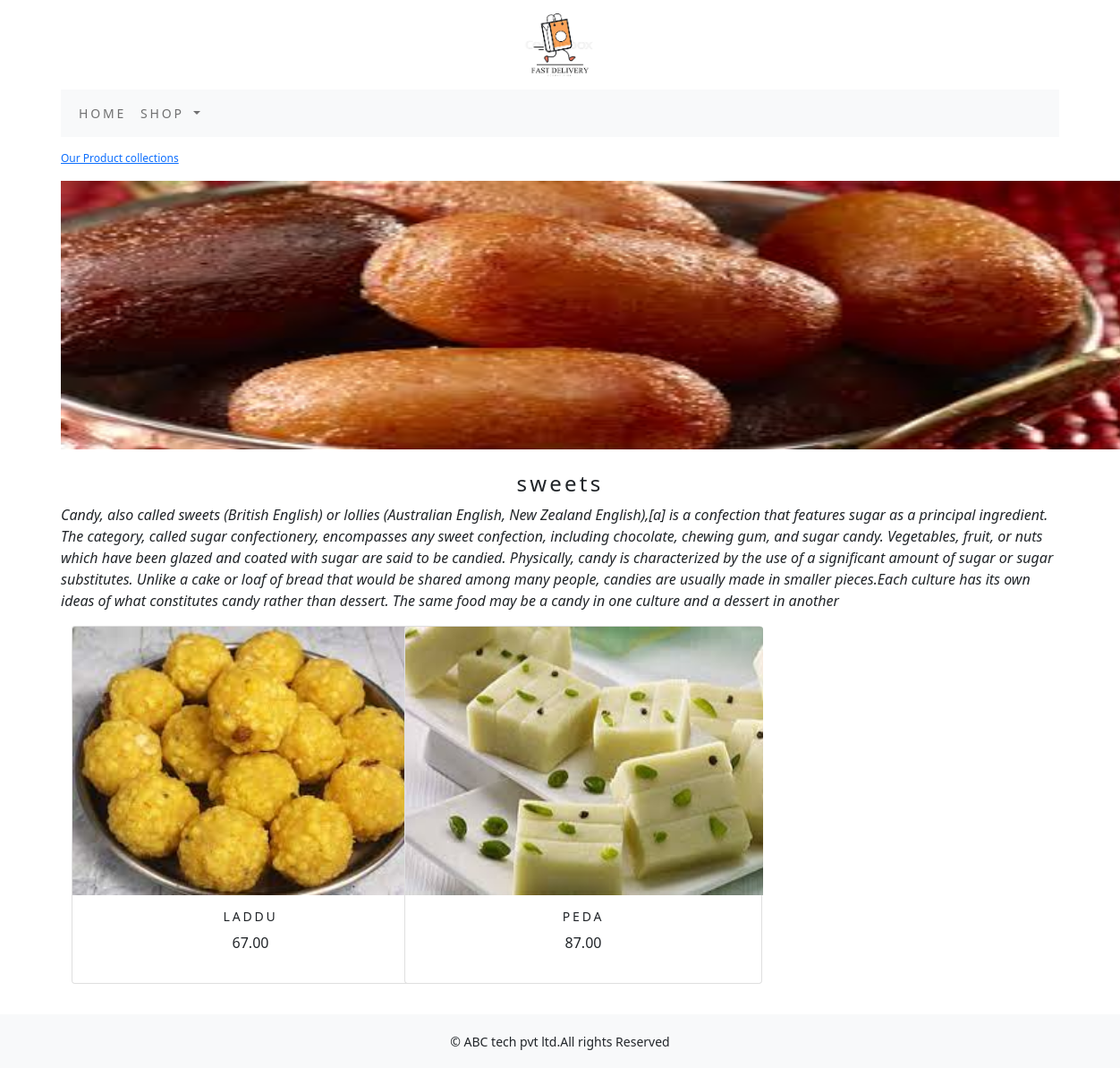
The page /ecommerce/sweets/ on the database its author committed.
### ecommerceapp/models.py (models this page shows, shortened)
class Category(models.Model):
    name=models.CharField(max_length=250,unique=True)
    slug=models.SlugField(max_length=250,unique=True)
    description=models.TextField(blank=True)
    image=models.ImageField(upload_to='category',blank=True)
    class Meta:
        ordering=('name',)
        verbose_name='category'
        verbose_name_plural='categories'
    def get_url(self):
        return reverse('ecommerceapp:product_by_category',args=[self.slug])

class Product(models.Model):
    name=models.CharField(max_length=250,unique=True)
    slug=models.SlugField(max_length=250,unique=True)
    description = models.TextField(blank=True)
    price=models.DecimalField(max_digits=10,decimal_places=2)
    category=models.ForeignKey(Category,on_delete=models.CASCADE)
    image = models.ImageField(upload_to='product', blank=True)
    stock=models.IntegerField()
    available=models.BooleanField(default=True)
    created=models.DateTimeField(auto_now_add=True)
    updated=models.DateTimeField(auto_now=True)
    def get_url(self):
       return reverse('ecommerceapp:prodCatdetail',args=[self.category.slug,self.slug])
    class Meta:
        ordering = ('name',)
        verbose_name = 'product'
        verbose_name_plural = 'products'

### ecommerceapp/views.py (the view)
# urls.py: path('',views.allProdCat,name='allProdCat'),
def allProdCat(request,c_slug=None):
    c_page=None
    products_list=None
    if c_slug!=None:
        c_page=get_object_or_404(Category,slug=c_slug)
        products_list=Product.objects.all().filter(category=c_page,available=True)
    else:
        products_list=Product.objects.all().filter(available=True)
    paginator=Paginator(products_list,6)
    try:
        page=int(request.GET.get('page','1'))
    except:
        page=1
    try:
        products=paginator.page(page)
    except (EmptyPage,InvalidPage):
        products=paginator.page(paginator.num_pages)
    return render(request,"category.html",{'category':c_page,'products':products})

### cart/context_processors.py (called while the page is built)
def counter(request):
    item_count=0
    if 'admin' in request.path:
        return {}
    else:
        try:
            cart=Cart.objects.filter(cart_id=_cart_id(request))
            cart_items=CartItem.objects.all().filter(cart=cart[:1])
            for cart_item in cart_items:
                item_count +=cart_item.quantity
        except Cart.DoesNotExist:
            item_count=0
    return dict(item_count=item_count)

### cart/views.py (called while the page is built)
def _cart_id(request):
    cart=request.session.session_key
    if not cart:
        cart=request.session.create()
    return cart

### ecommerceapp/context_processors.py (called while the page is built)
def menu_links(request):
    links=Category.objects.all()
    return dict(links=links)

### templates/category.html (shortened to what this page needs)
{% extends 'base.html' %}
{% load static %}
{% block content %}
    {% if category %}
<div>
    <div class="row my_row_class">
      <div class="mx_auto">
        <p><a href="{% url 'ecommerceapp:allProdCat' %}">Our Product collections</a></p>
    </div>
      </div>
</div>
 {% endif %}
<div class="mx_auto">
    {% if category %}
         <img class="my_image" src="{{category.image.url}}" alt="{{category.name}}" style="width:1200px;height:300px;" >
</div>
    <br>
<div>
    <h1 class="text-center my_title"><b><h4>{{category.name}}</h4></b></h1>
    <p class="text-justify"><i>{{category.description}}</i></p>
</div>
{% endif %}
<div class="container">
    <div class="row mx_auto">
        {% for product in products.object_list %}
        <div class="my_bottom_margin col-9 col-sm-12 col-md-4 col-lg-4 ">
            <div class="card text-center" style="width:400px;height:400px;" >
                <a href="{{product.get_url}}" ><img class="card-img-top my_image" src="{{product.image.url}}" style="width:400px;height:300px;" alt="{{product.name}}"></a>
            <div class="card-body">
                <h4>{{product.name}}</h4>
                <p>{{product.price}}</p>
            </div>
            </div>
        </div>
        {% endfor %}
    </div>
    <br>
</div>
{% endblock %}

### static/css/custom.css (style rules this page uses)
body { font-family: 'Roboto', sans-serif; }
.my_row_class { padding-top :15px; }
.my_row_class .mx_auto { color:#000; font-size:12px; }
.my_image { width:100%; height:auto; }
.my_title { font-size:16px; text_transform:uppercase; letter-spacing:.2em; }
.my_bottom_margin { margin-bottom:10px; }
.card-body h4 { font-size:14px; text-transform:uppercase; letter-spacing:.2em; }

### rows shown on the page
Category: image (picture), name "sweets", description "Candy, also called sweets (British English) or lollies (Australian English, New Zealand English),[a] is a confection that features sugar as a principal ingredient. The category, called sugar confectionery, encompasses any sweet confection, including chocolate, chewing gum, and sugar candy. Vegetables, fruit, or nuts which have been glazed and coated with sugar are said to be candied. Physically, candy is characterized by the use of a significant amount of sugar or sugar substitutes. Unlike a cake or loaf of bread that would be shared among many people, candies are usually made in smaller pieces.Each culture has its own ideas of what constitutes candy rather than dessert. The same food may…"
Product: image (picture), name "LADDU", price "67.00"
Product: image (picture), name "PEDA", price "87.00"
